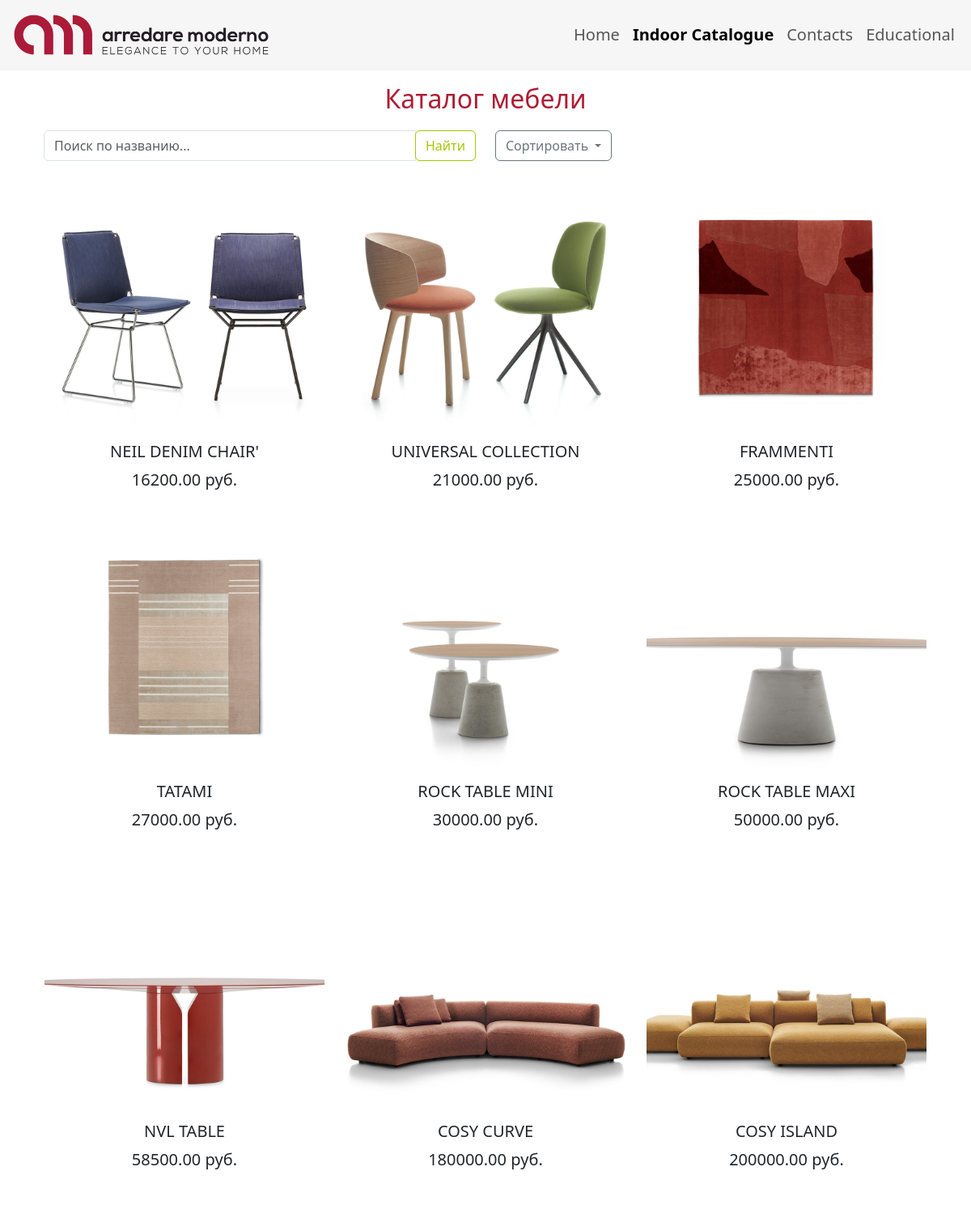
/myApp/catalogue/?sort=price_asc, run on the app's committed database.
### myApp/models.py (models this page shows, shortened)
class Furniture(models.Model):
    name = models.CharField(max_length=255, verbose_name="Название мебели")
    image = models.ImageField(upload_to='furniture/', verbose_name="Изображение")
    price = models.DecimalField(max_digits=10, decimal_places=2, verbose_name="Цена")

### myApp/views.py (the view)
# urls.py: path('catalogue/', views.catalogue, name='catalogue'),
def catalogue(request):
    furniture = Furniture.objects.all()
    search_query = request.GET.get('search', '')
    if search_query:
        furniture = furniture.filter(name__icontains=search_query)
    sort_by = request.GET.get('sort', '')
    print(f"Sort by: {sort_by}")
    if sort_by == 'name_asc':
        furniture = furniture.order_by('name')
    elif sort_by == 'name_desc':
        furniture = furniture.order_by('-name')
    elif sort_by == 'price_asc':
        furniture = furniture.order_by('price')
    elif sort_by == 'price_desc':
        furniture = furniture.order_by('-price')
    context = {
        'furniture': furniture,
        'search_query': search_query,
        'current_sort': sort_by,
    }
    return render(request, "catalogue.html", context)

### myApp/templates/catalogue.html (shortened to what this page needs)
{% extends 'base.html' %}
{% block content %}
<div class="container mt-4">
    <h2 class="text-center" style="margin-top: -80px; color: rgb(176, 27, 51); margin-bottom: 20px;">Каталог мебели</h2>
    <div class="row mb-4">
        <div class="col-md-6">
            <form method="get" action="{% url 'myApp:catalogue' %}" class="form-inline">
                <div class="input-group w-100">
                    <input type="text" class="form-control" name="search" placeholder="Поиск по названию..." value="{{ search_query }}">
                    <div class="input-group-append">
                        <button class="btn btn-outline-success" type="submit" style="color: #a4c700; border-color: #a4c700;">Найти</button>
                    </div>
                </div>
            </form>
        </div>
        <div class="col-md-6">
            <div class="dropdown">
                <button class="btn btn-outline-secondary dropdown-toggle" type="button" id="sortDropdown" data-bs-toggle="dropdown" aria-expanded="false">
                    Сортировать
                </button>
            </div>
        </div>
    </div>
<div class="row" style="margin-top: 30px;">
    {% for item in furniture %}
    <div class="col-md-4 mb-4">
        <div class="card border-white">
            {% if item.image %}
                <img src="{{ item.image.url }}" class="card-img-top rounded" alt="{{ item.name }}" style="border-radius: 15px; height: 300px; object-fit: cover;">
            {% else %}
                <div class="card-img-top rounded bg-secondary" style="height: 300px; display: flex; align-items: center; justify-content: center; color: white;">
                    Нет изображения
                </div>
            {% endif %}
            <div class="card-body text-center">
                <h5 class="card-title lead">{{ item.name }}</h5>
                <p class="card-text lead">{{ item.price }} руб.</p>
            </div>
        </div>
    </div>
    {% empty %}
    <div class="col-12 text-center">
        <p class="lead">Мебель не найдена. Попробуйте изменить параметры поиска.</p>
    </div>
    {% endfor %}
</div>
</div>
{% endblock %}

### myApp/static/styles.css (style rules this page uses)
.card-img-top { object-fit: cover; width: 250px; height: 400px; }

### data on the page
Furniture: image (picture), name "NEIL DENIM CHAIR'", price "16200.00"
Furniture: image (picture), name "UNIVERSAL COLLECTION", price "21000.00"
Furniture: image (picture), name "FRAMMENTI", price "25000.00"
Furniture: image (picture), name "TATAMI", price "27000.00"
Furniture: image (picture), name "ROCK TABLE MINI", price "30000.00"
Furniture: image (picture), name "ROCK TABLE MAXI", price "50000.00"
Furniture: image (picture), name "NVL TABLE", price "58500.00"
Furniture: image (picture), name "COSY CURVE", price "180000.00"
Furniture: image (picture), name "COSY ISLAND", price "200000.00"
